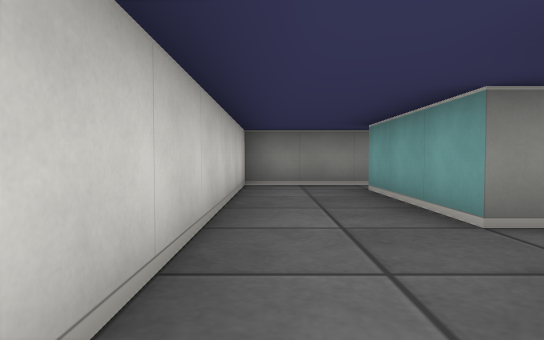
View 1 (above)

18 first-person views from a walk through a cub3D ray-caster map. The camera is about half as high as the walls, tilts 2° down and sees 75° across. The floor is counted in squares. Each view is taken from the middle of a square. On the plan, view 1 faces up. The plan holds only what a view shows up to about 9 squares ahead; the rest is blank.

View 2
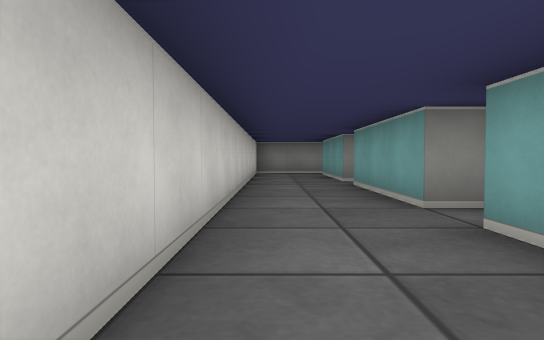

View 3
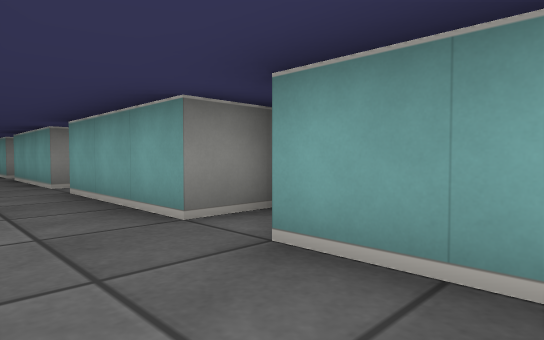

View 4
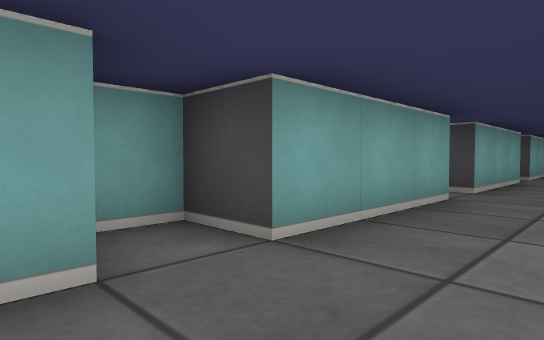

View 5
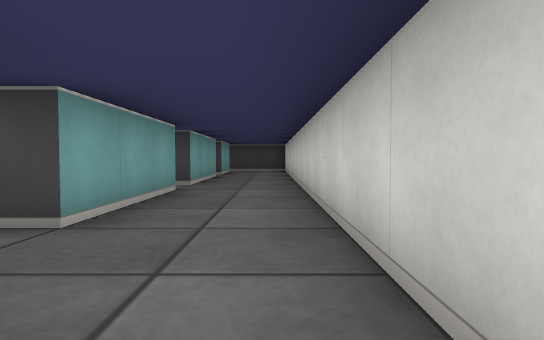

View 6
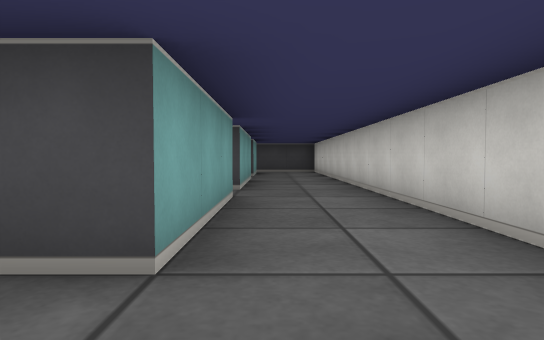

View 7
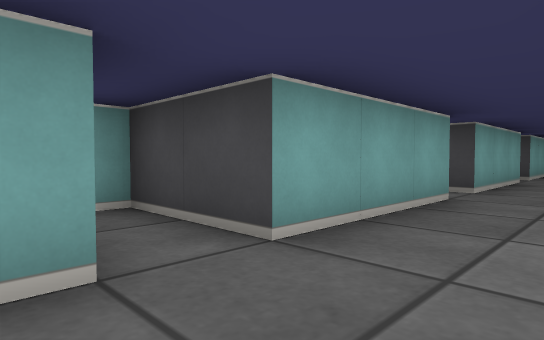

View 8
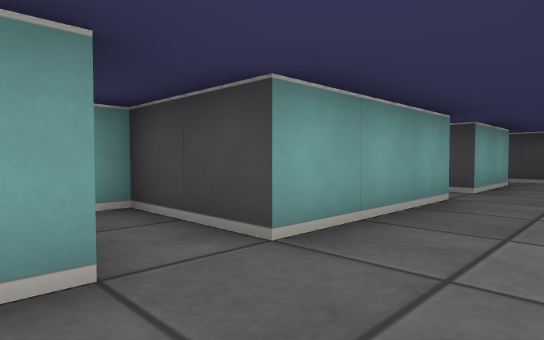

View 9
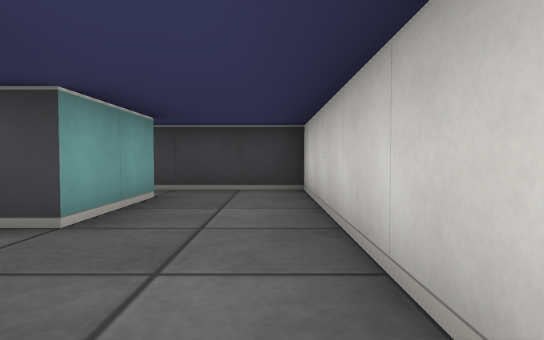

View 10
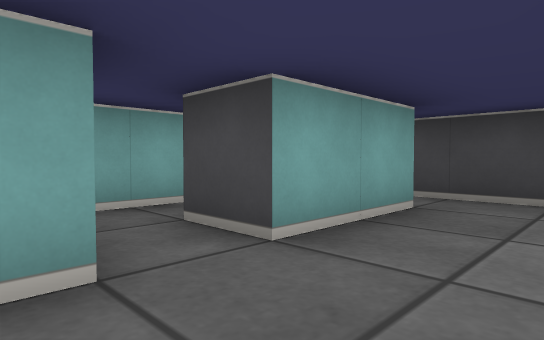

View 11
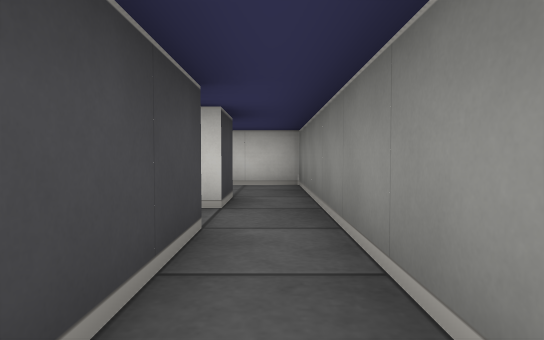

View 12
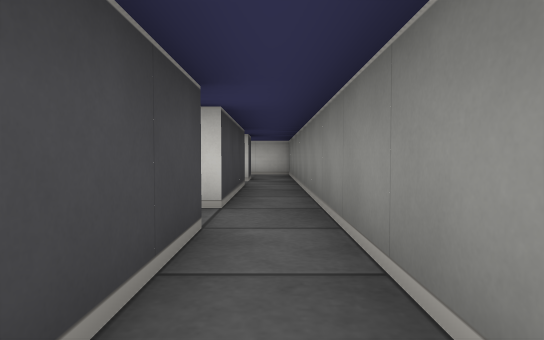

View 13
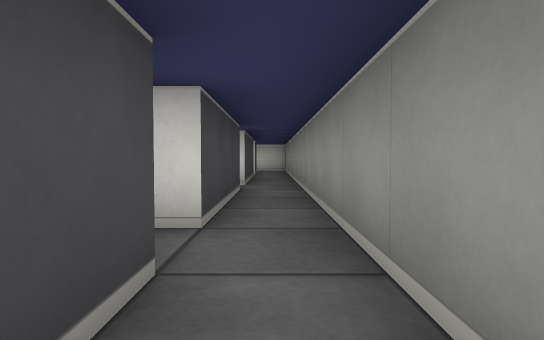

View 14
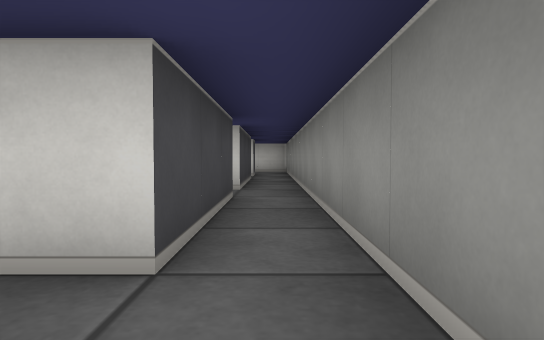

View 15
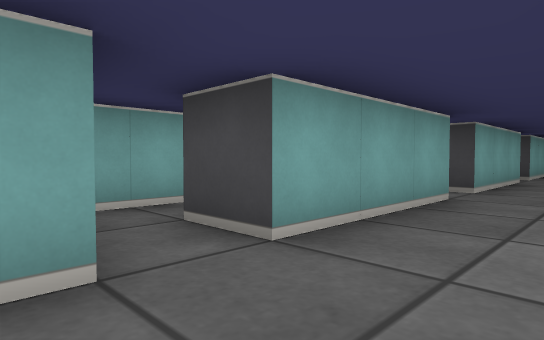

View 16
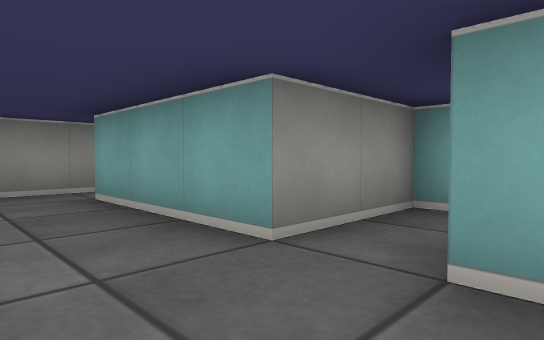

View 17
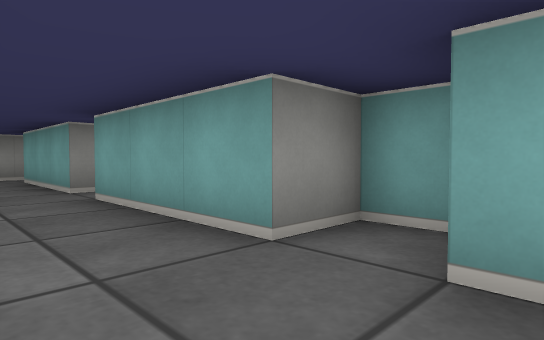

View 18
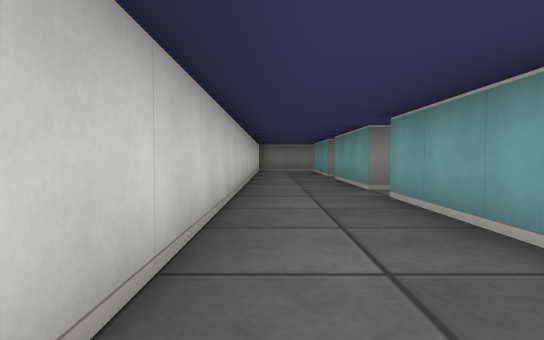

### Floor plan
Points are (right, up) in squares from view 1. A wall is a line through its corners. A room is listed if a view was taken in it or the views show most of it. See-through windows are left out.
Room 1 (views 1, 2, 3, 4, 5, 6, 7, 8, 9, 10, 15, 16, 17, 18)
walls: (1.5, -5.5) (1.5, -2.5); (2.5, -6.5) (2.5, -5.5); (-0.5, -8.6) (-0.5, -18.5); (1.5, -9.6) (1.5, -6.5); (2.5, -2.2) (2.5, -1.5); (1.5, -1.5) (1.5, 1.5); (1.5, -13.6) (1.5, -10.5); (1.5, 2.5) (1.5, 5.5); (1.5, -17.6) (1.5, -14.5); (1.5, 6.5) (-0.5, 6.5) (-0.5, -6.4)
ways out: opening at (2, 6) to room 2; opening at (0.5, -19.5) to room 3; opening at (2, 2) to room 4; opening at (2, -18) to room 5; opening at (2, -14); opening at (2, -10)
Room 2 (views 11, 12, 13, 14)
walls: (12.4, 6.5) (1.5, 6.5); (11.5, 5.5) (12.4, 5.5); (7.5, 5.5) (10.5, 5.5) (10.5, 4.8); (3.5, 5.5) (6.5, 5.5); (1.5, 5.5) (2.5, 5.5)
ways out: opening at (2, 6) to room 1; opening at (3, 5); opening at (7, 5); opening at (11, 5)
Room 3 (no view inside)
walls: (-0.5, -18.5) (-0.5, -21.5) (2, -21.5); (1.5, -20.5) (1.5, -18.5)
ways out: opening at (0.5, -19.5) to room 1; opening at (2, -21)
Room 4 (no view inside)
walls: (3.5, 0.9) (3.5, 2.5) (1.5, 2.5); (1.5, 1.5) (2.5, 1.5)
ways out: opening at (2, 2) to room 1; opening at (3, 1)
Room 5 (no view inside)
walls: (3.5, -19.1) (3.5, -18.1); (1.5, -18.5) (2.5, -18.5)
ways out: opening at (2, -18) to room 1; opening at (3, -19)

Positions as (right, up) in squares from view 1, and headings:
1: (0, 0), facing up
2: (0, -5), facing up
3: (0, -8), facing up-right
4: (0, -5), facing down-right
5: (0, -8), facing down
6: (1, -9), facing down
7: (0, -9), facing down-right
8: (0, -13), facing down-right
9: (0, -16), facing down
10: (0, -17), facing down-right
11: (6, 6), facing left
12: (10, 6), facing left
13: (13, 6), facing left
14: (12, 6), facing left
15: (0, 3), facing down-right
16: (0, 1), facing up-right
17: (0, -3), facing up-right
18: (0, -7), facing up
